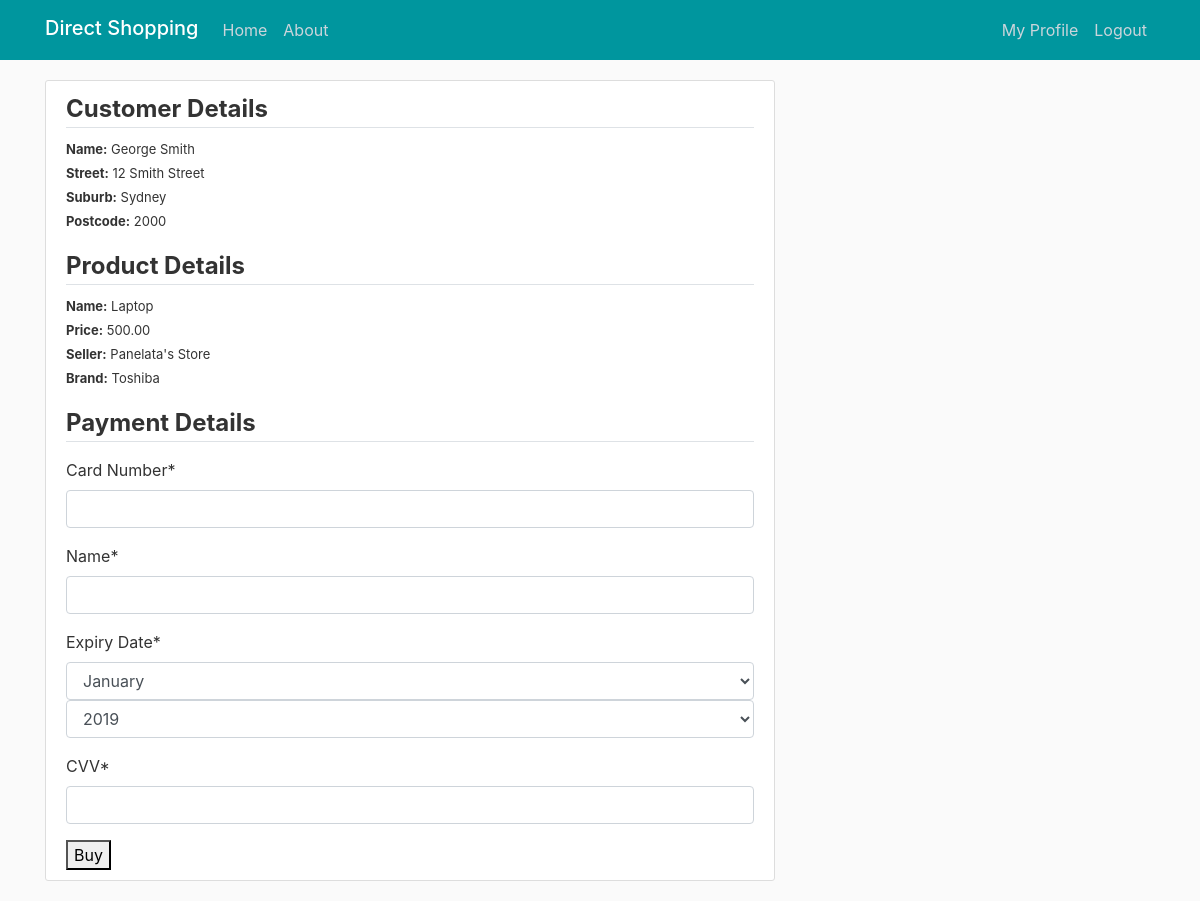
/paymentPage/1 (signed in), run on the app's committed database.
### direct/models.py (models this page shows)
class Product(models.Model):
    name = models.CharField(max_length=100)
    price = models.DecimalField(max_digits=10, decimal_places=2)
    stock = models.IntegerField()
    description = models.TextField(blank=True, null=True)
    photo = models.ImageField(upload_to="products/", null=True, blank=True)
    category = models.CharField(max_length=30, blank=True, null=True)
    brand = models.CharField(max_length=30, blank=True, null=True)
    rating = models.IntegerField()
    seller = models.ForeignKey(Seller, on_delete=models.CASCADE)
    pubDate = models.DateField(default=datetime.datetime.now)
    def __str__(self):
        return self.name

class User(AbstractUser):
    username = models.CharField(max_length = 32, unique=True)
    email = models.EmailField(_('email address'), unique=True)
    password = models.CharField(max_length=32)
    isSeller = models.BooleanField(default=False)
    phoneNumber = models.CharField(max_length=15)
    street = models.CharField(max_length=50)
    suburb = models.CharField(max_length=20)
    postcode = models.CharField(max_length=20)
    state = models.CharField(max_length=20)
    country = models.CharField(max_length=20)
    joinedDate = models.DateTimeField(default=datetime.datetime.now)

class Customer(User):
    firstName = models.CharField(max_length=30)
    lastName = models.CharField(max_length=30, blank=True, null=True)

class User(AbstractUser):
    username = models.CharField(max_length = 32, unique=True)
    email = models.EmailField(_('email address'), unique=True)
    password = models.CharField(max_length=32)
    isSeller = models.BooleanField(default=False)
    phoneNumber = models.CharField(max_length=15)
    street = models.CharField(max_length=50)
    suburb = models.CharField(max_length=20)
    postcode = models.CharField(max_length=20)
    state = models.CharField(max_length=20)
    country = models.CharField(max_length=20)
    joinedDate = models.DateTimeField(default=datetime.datetime.now)

class Seller(User):
    sellerName = models.CharField(max_length=30)
    def __str__(self):
        return self.sellerName

### direct/views.py (the view)
# urls.py: path('paymentPage/<int:id>', direct_views.paymentPage, name='payment-page'),
@login_required
def paymentPage(request, id):
    if request.user.isSeller:
        return redirect('login')
    if request.method == "POST":
        form = CardCreationForm(request.POST)
        if form.is_valid():
            try:
                temp = Card.objects.get(number=form.cleaned_data.get('number'))
            except Card.DoesNotExist:
                tempForm = form.save()
                tempTrans = Transaction()
                tempTrans.total = Product.objects.get(id=id).price
                tempTrans.product = Product.objects.get(id=id)
                tempTrans.customer = Customer.objects.get(pk=request.user.pk)
                tempTrans.card = tempForm
                tempTrans.save()
                return redirect('login')
            else:
                tempTrans = Transaction()
                tempTrans.total = Product.objects.get(id=id).price
                tempTrans.product = Product.objects.get(id=id)
                tempTrans.customer = Customer.objects.get(pk=request.user.pk)
                tempTrans.card = temp
                tempTrans.save()
                return redirect('profile')
    else:
        form = CardCreationForm()
    product = Product.objects.all().filter(pk=id)
    print(product)
    customer = Customer.objects.all().filter(pk=request.user.pk)
    print(customer)
    context={
        'products': product,
        'customers': customer,
        'form': form
    }
    return render(request, 'paymentForm.html', context)

### direct/forms.py
class CardCreationForm(forms.ModelForm):
    class Meta:
        model = Card
        fields = ["number", "name", "expiryDate", "cvv"]
        labels = {"number":"Card Number", "expiryDate":"Expiry Date", "cvv":"CVV"}
        widgets = {
            'expiryDate': SelectDateWidget(empty_label="Nothing")
        }

### direct/templates/paymentForm.html (shortened to what this page needs)
{% extends "base.html" %}
{% block content %}
{% load crispy_forms_tags %}
{% for customer in customers %}
{% for product in products %}
<div class="content-section">
  <legend class="border-bottom mb-2"><b>Customer Details</b></legend>
  <p>
    <font size="-1">
    <b>Name:</b> {{ customer.firstName }} {{ customer.lastName }}
    <br>
    <b>Street:</b> {{ customer.street }}
    <br>
    <b>Suburb:</b> {{ customer.suburb }}
    <br>
    <b>Postcode:</b> {{ customer.postcode }}
    </font>
  </p>
  <legend class="border-bottom mb-2"><b>Product Details</b></legend>
  <p>
    <font size="-1">
    <b>Name:</b> {{ product.name }}
    <br>
    <b>Price:</b> {{ product.price }}
    <br>
    <b>Seller:</b> {{ product.seller }}
    <br>
    <b>Brand:</b> {{ product.brand }}
    </font>
  </p>
  <p>
    <legend class="border-bottom mb-2"><b>Payment Details</b></legend>
  <form method="POST">
    {{ form|crispy }}
    <button type"submit">Buy</button>
  </form>
</div>
{% endfor %}
{% endfor %}
{% endblock %}

### direct/static/css/main.css (style rules this page uses)
body { background: #fafafa; color: #333333; margin-top: 5rem; }
.content-section { background: #ffffff; padding: 10px 20px; border: 1px solid #dddddd; border-radius: 3px; margin-bottom: 20px; }

### data on the page
Customer: firstName "George", lastName "Smith"
Product: name "Laptop", price "500.00", seller "Panelata's Store", brand "Toshiba"
User: street "12 Smith Street", suburb "Sydney", postcode "2000"
